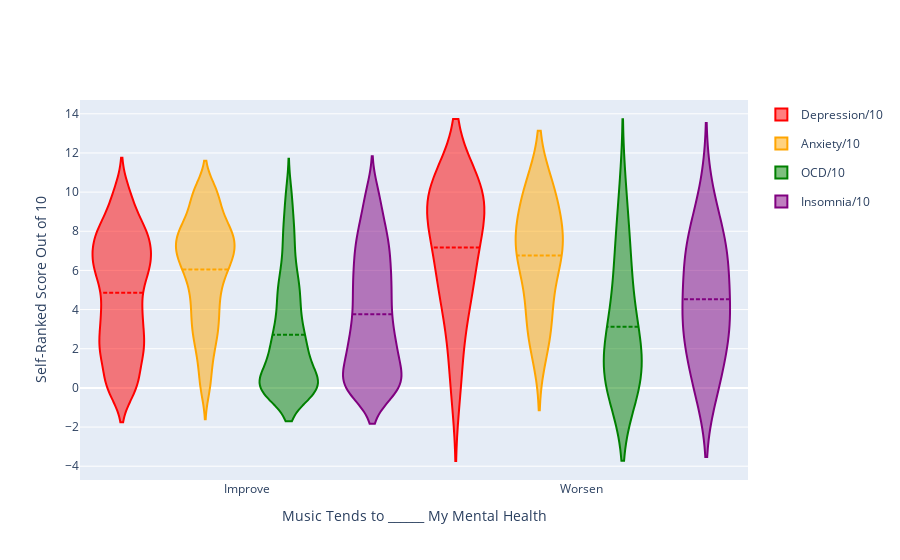

This figure's notebook cell:
### Markdown cell above
You can generate a few insights from the above chart
* Between Ages 20-40, Insomnia is extremely variable
* The OLS trend line for mental health conditions  has a negative slope, as age increases
* The right-hand-side Box Plots show an average of Self-Ranked Scores for all participants

Otherwise, there is not really too much to say - the data is messy and the expected takeaway from the plots are not too clear. That's OK! This is an example of just trying out a plot with a new dataset, and this is totally normal. 

### What Questions Do You Want To Answer?

With this dataset, I wanted to know how mental health scores compared between people who reported music made their mental health better, vs the people who reported music made their mental health worse. I wondered if I could answer this with a plot. I looked at some of the plot examples on [Plotly Express](https://plotly.com/python/plotly-express/) which is a great resource for you - and I picked a violin plot.

### Code cell
fig = go.Figure()

fig.add_trace(go.Violin(x=musicdf['Music effects'][musicdf['Music effects'] != 'No effect'],
                        y=musicdf['Depression'][musicdf['Music effects'] != 'No effect'],
                        legendgroup='Depression/10', scalegroup='Depression/10', name='Depression/10',
                        line_color='red')
             )
fig.add_trace(go.Violin(x=musicdf['Music effects'][musicdf['Music effects'] != 'No effect'],
                        y=musicdf['Anxiety'][musicdf['Music effects'] != 'No effect'],
                        legendgroup='Anxiety/10', scalegroup='Anxiety/10', name='Anxiety/10',
                        line_color='orange')
             )
fig.add_trace(go.Violin(x=musicdf['Music effects'][musicdf['Music effects'] != 'No effect'],
                        y=musicdf['OCD'][musicdf['Music effects'] != 'No effect'],
                        legendgroup='OCD/10', scalegroup='OCD/10', name='OCD/10',
                        line_color='green')
             )
fig.add_trace(go.Violin(x=musicdf['Music effects'][musicdf['Music effects'] != 'No effect'],
                        y=musicdf['Insomnia'][musicdf['Music effects'] != 'No effect'],
                        legendgroup='Insomnia/10', scalegroup='Insomnia/10', name='Insomnia/10',
                        line_color='purple')
             )
fig.update_traces(meanline_visible=True)
fig.update_layout(violingap=0, violinmode='group')
fig.update_layout(yaxis_title="Self-Ranked Score Out of 10", xaxis_title="Music Tends to ______ My Mental Health")
fig.show()

### Figure 1 — Plotly figure (JSON) as saved in the notebook; plotly's stock layout.template omitted (floating-point values rounded to 4 significant figures; data arrays with more than 128 entries replaced by an {"elided": "..."} marker saying what was removed)
{"data": [{"legendgroup": "Depression/10", "line": {"color": "red"}, "meanline": {"visible": true}, "name": "Depression/10", "scalegroup": "Depression/10", "type": "violin", "x": {"elided": "559 str values"}, "y": {"elided": "559 float values"}}, {"legendgroup": "Anxiety/10", "line": {"color": "orange"}, "meanline": {"visible": true}, "name": "Anxiety/10", "scalegroup": "Anxiety/10", "type": "violin", "x": {"elided": "559 str values"}, "y": {"elided": "559 float values"}}, {"legendgroup": "OCD/10", "line": {"color": "green"}, "meanline": {"visible": true}, "name": "OCD/10", "scalegroup": "OCD/10", "type": "violin", "x": {"elided": "559 str values"}, "y": {"elided": "559 float values"}}, {"legendgroup": "Insomnia/10", "line": {"color": "purple"}, "meanline": {"visible": true}, "name": "Insomnia/10", "scalegroup": "Insomnia/10", "type": "violin", "x": {"elided": "559 str values"}, "y": {"elided": "559 float values"}}], "layout": {"violingap": 0, "violinmode": "group", "xaxis": {"title": {"text": "Music Tends to ______ My Mental Health"}}, "yaxis": {"title": {"text": "Self-Ranked Score Out of 10"}}}}
